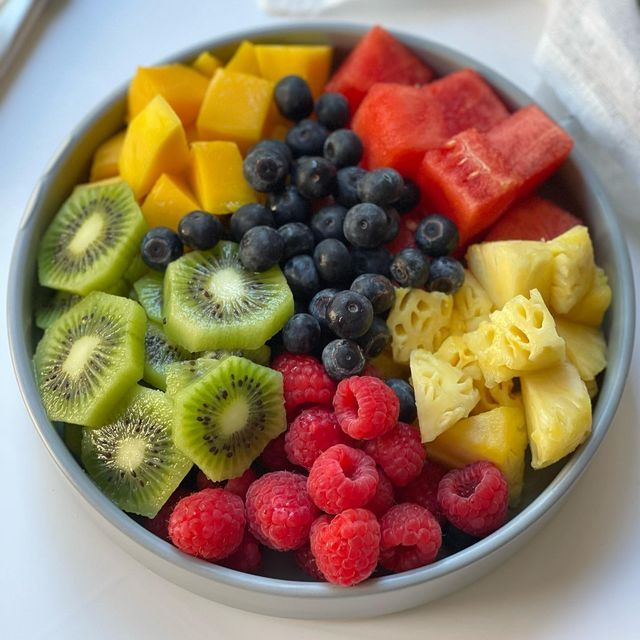
#> input picture COL783/A1/FruitBowl.jpg, 640 x 640 px
$ python p2_q7_local.py
#> lines starting #> are read from the running program, lines starting #| are printed output that depends on the picture
from PIL import Image
import numpy as np
import matplotlib.pyplot as plt
import math

def load_image(path):
#> called with path = './FruitBowl.jpg'
    im = Image.open(path).convert("RGB")
#> im is the input picture: PIL image 640x640 RGB; mean R, G, B 148.3, 124.3, 98.4
    arr = np.asarray(im).astype(np.float32) / 255.0
    return arr

def rgb_to_hsi(rgb):
    R = rgb[...,0]
    G = rgb[...,1]
    B = rgb[...,2]
    eps = 1e-8
    I = (R + G + B) / 3.0
    sum_rgb = R + G + B
    min_rgb = np.minimum(np.minimum(R, G), B)
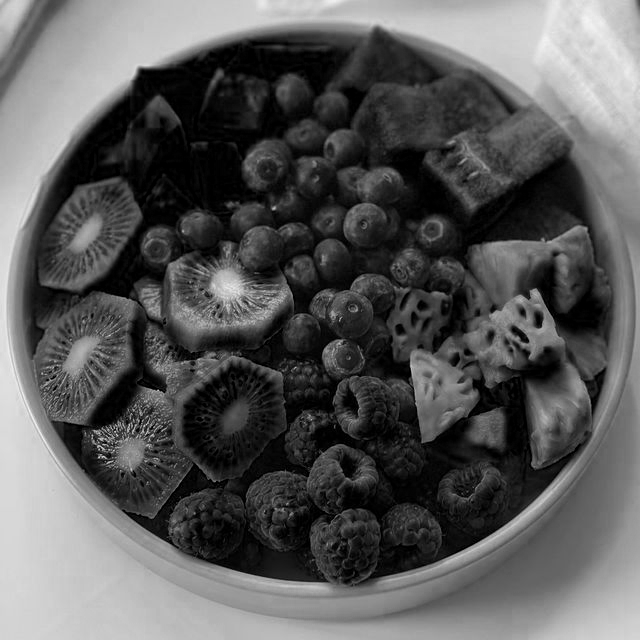
#> min_rgb: shape (640, 640) float32; min 0, max 0.965, mean 0.353
    S = np.zeros_like(I)
    mask = sum_rgb > eps
#> mask: shape (640, 640) bool; every value is 1
    S[mask] = 1 - (3.0 * min_rgb[mask] / (sum_rgb[mask] + eps))
    num = 0.5 * ((R - G) + (R - B))
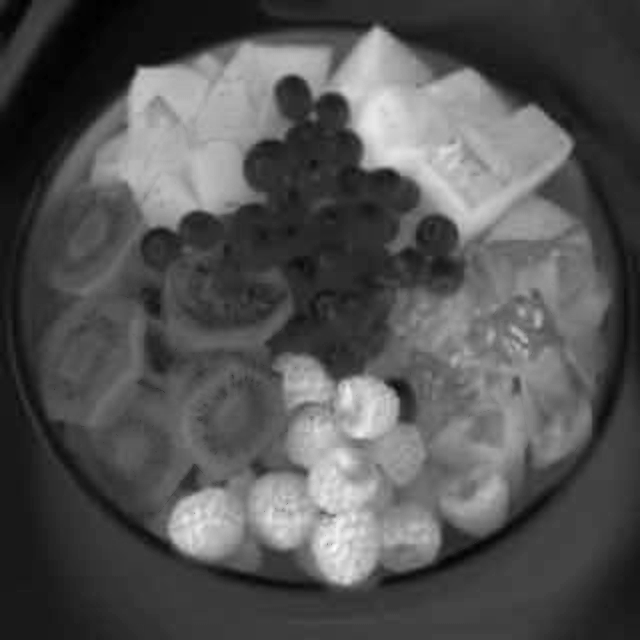
#> num: shape (640, 640) float32; min -0.2, max 0.841, mean 0.145; drawn with min black and max white
    den = np.sqrt((R - G)**2 + (R - B)*(G - B)) + eps
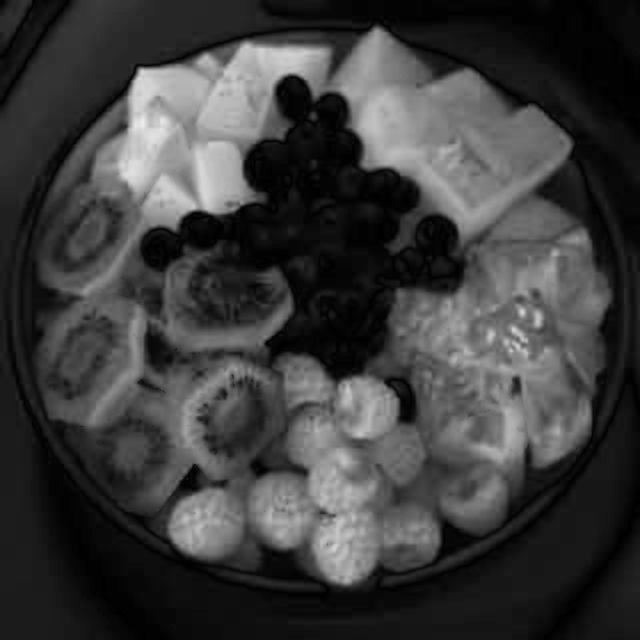
#> den: shape (640, 640) float32; min 1e-08, max 0.932, mean 0.241
    cos_theta = np.clip(num / den, -1.0, 1.0)
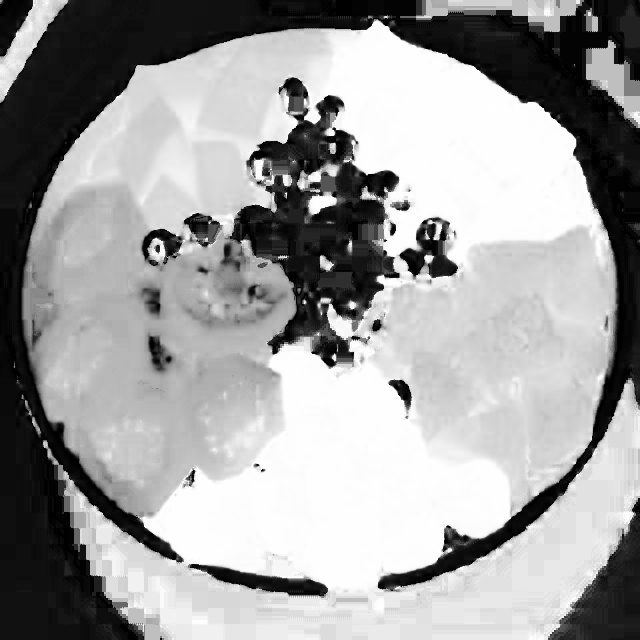
#> cos_theta: shape (640, 640) float32; min -1, max 1, mean 0.25; drawn with min black and max white
    theta = np.arccos(cos_theta)
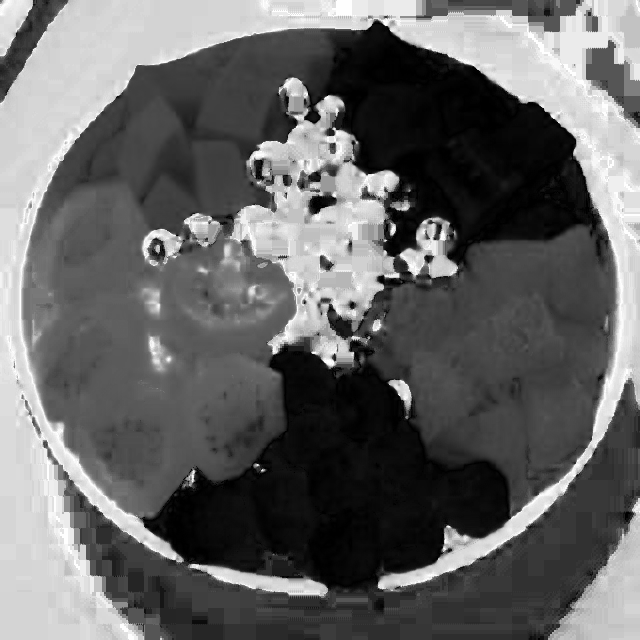
#> theta: shape (640, 640) float32; min 0, max 3.14, mean 1.25; drawn with min black and max white
    H = np.zeros_like(theta)
    H = np.where(B <= G, theta, 2*np.pi - theta)
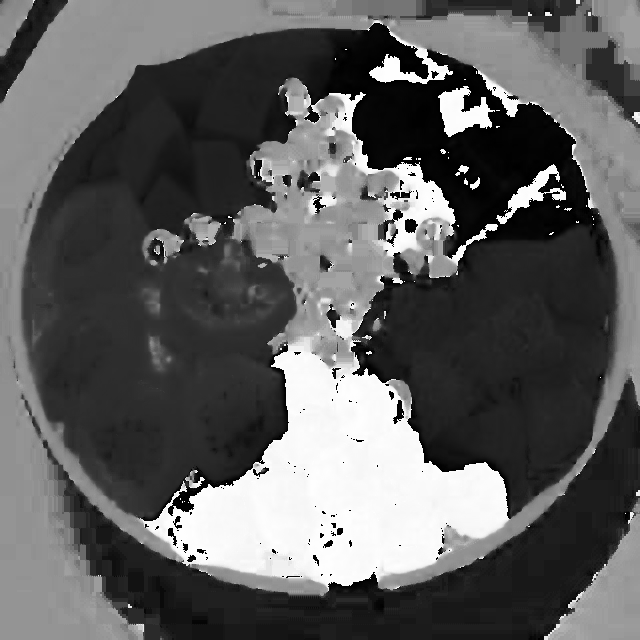
#> H: shape (640, 640) float32; min 0, max 6.28, mean 2.36; drawn with min black and max white
    H = H / (2*np.pi)
    return np.stack([H, S, I], axis=-1)
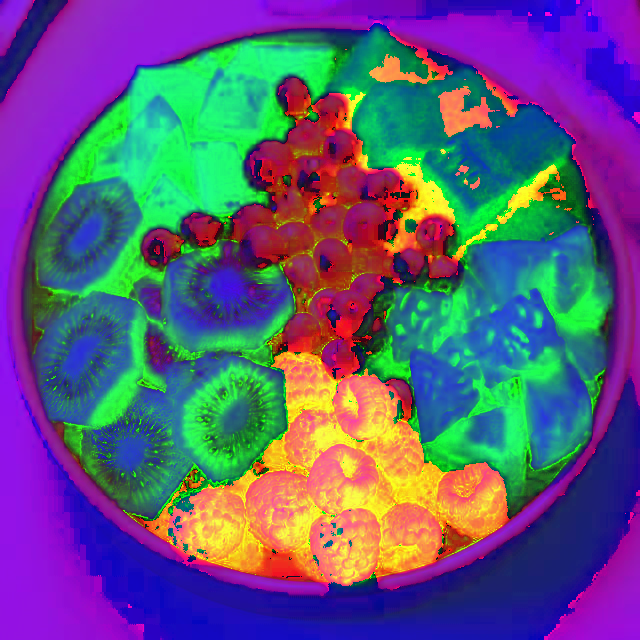
#> returned value: shape (640, 640, 3) float32; mean of channels 0, 1, 2 0.375, 0.35, 0.485; drawn as R, G, B

# [42 lines left out: functions hsi_to_rgb, displayHSI, not called in this run]
	# [5 lines of commented-out code are left out]

def getAndProcessMasks(img_path, automed=True):
	img = load_image(img_path)
	hsi = rgb_to_hsi(img)
	H = hsi[...,0]# [0,1]
	S = hsi[...,1]
	I = hsi[...,2]
	h, w = S.shape
#> h = 640; w = 640
	if automed:
		# Automatically pick a seed pixel:
		# Strategy --> find pixel with high saturation and mid-range intensity (not too bright/dark)
		sat_score = S * (1.0 - np.abs(I - 0.5))  # prefer saturated, mid-intensity
		flat_idx = np.argmax(sat_score)
		ys, xs = divmod(flat_idx, w)
		# seed_coord = (ys, xs)
		seed_coord = (int(ys), int(xs))
	else:
		# interactive seed selection
		plt.figure(figsize=(6, 6))
		plt.imshow(img)
		plt.title("Click one point to choose seed pixel (close window when done)")
		plt.axis('off')
		try:
#> (the run stopped early here; a loop or call above may not have finished)
